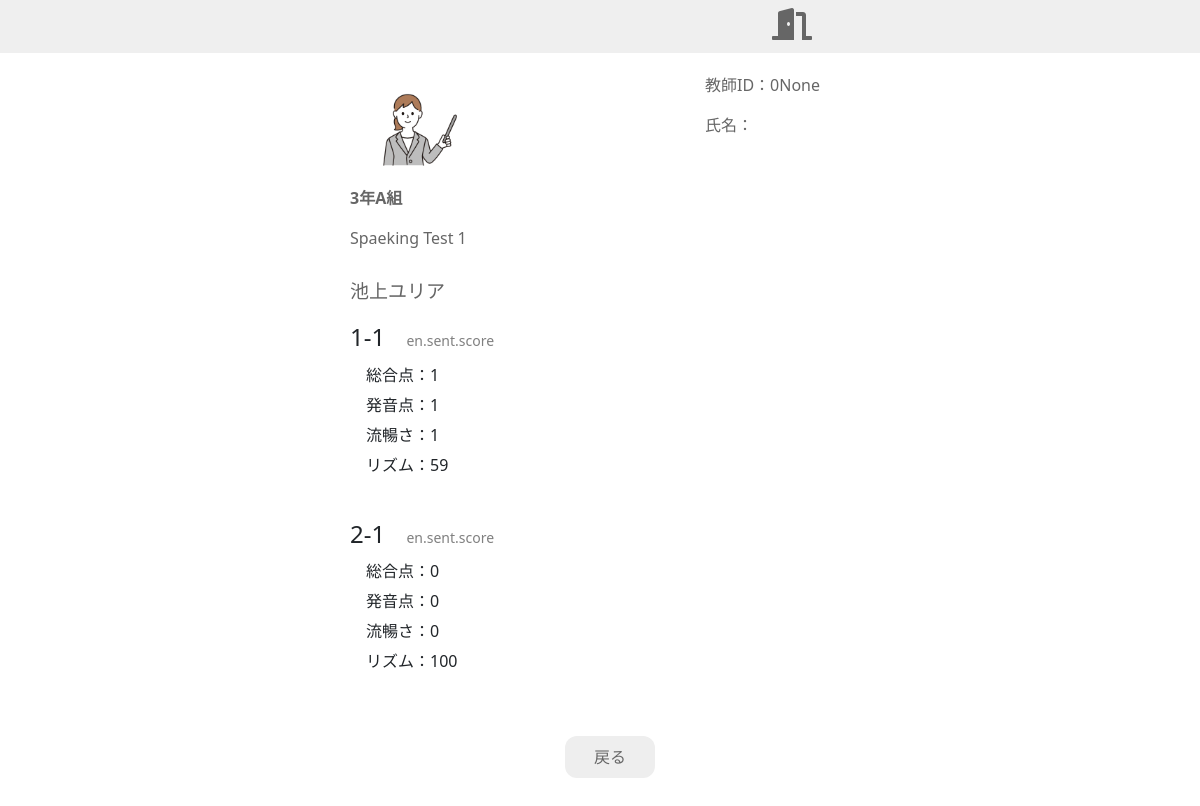
Screenshot of /teacher/1/1/1/eval/result/1 with the database file from the repository.
### student/models.py (models this page shows, shortened)
class BaseMeta(models.Model):
    create_at = models.DateTimeField(default=timezone.datetime.now)
    update_at = models.DateTimeField(default=timezone.datetime.now)
    class Meta:
        abstract = True

class ClassGroup(BaseMeta):
    className = models.CharField(max_length=50)
    teacher = models.ForeignKey(
        'Teacher', on_delete=models.SET_NULL, null=True, blank=True
    )
    def __str__(self):
        return str(self.className)
    class Meta:
        verbose_name_plural = 'クラス'
        ordering = ('className',)

class ExamGroup(BaseMeta):
    examGroupName = models.CharField(max_length=50)
    enable = models.BooleanField(default=True)
    repeatable = models.BooleanField(default=False)
    relatedExam = models.ForeignKey(
        'Exam', on_delete=models.SET_NULL, null=True, blank=True
    )
    available_class = models.ManyToManyField(ClassGroup)
    def __str__(self):
        return str(self.examGroupName)
    class Meta:
        verbose_name_plural = '試験グループ'
        ordering = ('examGroupName',)

class Student(BaseMeta):
    relatedUser = models.OneToOneField(
        'User', on_delete=models.CASCADE,
        primary_key=True,
        verbose_name='ユーザ名'
    )
    classGroup = models.ForeignKey(
        'ClassGroup', on_delete=models.SET_NULL, null=True, blank=True,
        verbose_name='所属クラス'
    )
    def __str__(self):
        return str(self.relatedUser)
    class Meta:
        verbose_name_plural = '生徒'

class User(AbstractBaseUser, PermissionsMixin, BaseMeta):
    class Meta:
        verbose_name_plural = 'ユーザ'
    username = models.CharField(max_length=50)
    email = models.EmailField(max_length=255, unique=True)
    is_staff = models.BooleanField(default=True)
    is_superuser = models.BooleanField(default=True)
    USERNAME_FIELD = 'email'
    REQUIRED_FIELDS = ['username']
    objects = UserManager()
    def __str__(self):
        return str(self.username)

class ExamResult(BaseMeta):
    whosReslut = models.ForeignKey(
        'Student', on_delete=models.SET_NULL, null=True, blank=True
    )
    evalResult = models.TextField(max_length=20000)
    whichAudio = models.ForeignKey(
        'Audio', on_delete=models.SET_NULL, null=True, blank=True
    )
    whichExamGr = models.ForeignKey(
        'ExamGroup', on_delete=models.SET_NULL, null=True, blank=True
    )
    whichExam = models.ForeignKey(
        'Exam', on_delete=models.SET_NULL, null=True, blank=True
    )
    questionNum = models.CharField(max_length=50)
    def __str__(self):
        return str(self.whosReslut)
    class Meta:
        verbose_name_plural = '評価結果'

### teacher/views.py (the view)
class ExamResultDetailsView(TemplateView):
    template_name = 'teacher/eval_result_datail.html'
    def get_context_data(self, **kwargs):
        context = super().get_context_data(**kwargs)
        classGr = getClassGr(self, kwargs)
        exGr = getExGr(self, kwargs)
        student = getStudent(self, kwargs)
        context['user_id'] = getUserId(self)
        context['class'] = classGr
        context['exGr'] = exGr
        context['student'] = student
        exGr = getExGr(self, kwargs)
        evalResult = {}
        results = ExamResult.objects.filter(
            whosReslut=student, whichExamGr=exGr)
        print(results)
        for r in results:
            evalResult[r.questionNum] = ast.literal_eval(r.evalResult)
        context['result'] = evalResult
        return context

### teacher/views.py (called while the page is built)
def getUserId(self):
    user = self.request.user
    user_id = str(user.id).zfill(5)
    return user_id

def getClassGr(self, kwargs):
    classGr = ClassGroup.objects.filter(id=self.kwargs['class_id'])
    return classGr[0]

def getExGr(self, kwargs):
    exGr = ExamGroup.objects.filter(id=self.kwargs['exGr_id'])
    return exGr[0]

def getStudent(self, kwargs):
    user = User.objects.filter(id=self.kwargs['s_id'])
    student = user[0].student
    return student

### templates/teacher/eval_result_datail.html (shortened to what this page needs)
{% extends 'base_teacher.html' %}
{% block content %}
<p style="font-weight: bold;">{{ class }}</p>
<p>{{ exGr }}</p>
<h3 class="student_name">{{ student }}</h3>
  {% for key, value in result.items %}
  {% if value.request.coreType == 'en.sent.score' %}
        <h4> {{ key }} <span style="font-size: 14px;margin-left: 15px;color:gray;">{{ value.request.coreType }}</span></h4>
        <ul style="list-style: none;">
        <li> 総合点：{{ value.result.overall }} </li>
        <li> 発音点：{{ value.result.pron }} </li>
        <li> 流暢さ：{{ value.result.overall }} </li>
        <li> リズム：{{ value.result.rhythm.overall }} </li>
        </ul>
        <br>
  {% endif %}
  {% endfor %}
  <div class="d-flex justify-content-center">
  <button class="btn btn-back" onclick="getBackPage()">戻る</button>
  </div>
{% endblock %}

### evalsys/static/style.css (style rules this page uses)
h3 { font-size: 22px; color: #666; margin-bottom: 20px; }
h3 { font-size: 19px; color: #666; margin-bottom: 20px; }
p { color: #666; }
li { line-height: 30px; }
ul { padding-left: 1rem; }
button { margin-top: 20px; margin-left: 20px; min-width: 90px; }
.btn { padding: 8px 20px; }
.btn-back { color: #666; background: #eee; border-radius: 12px; }
.student_name { margin-top: 30px; }

### rows the page displays
ClassGroup: className "3年A組"
ExamGroup: examGroupName "Spaeking Test 1"
Student: relatedUser_id.username "池上ユリア"
ExamResult: result "1-1"
ExamResult: result "2-1"

### other values shown
{{ user_id }} "0None"
{{ value.request.coreType }} "en.sent.score" "en.sent.score"
{{ value.result.overall }} "1" "0"
{{ value.result.pron }} "1" "0"
{{ value.result.rhythm.overall }} "59" "100"
